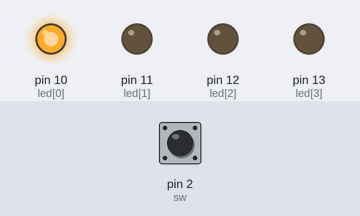
The sketch below on a simulated Arduino Uno, built with avr-gcc and run on an emulated ATmega328P. Parts: output pins drawn as LEDs (lit = HIGH). Inputs (shaded band) come from the test bench; at power-on: pin 2 (sw) HIGH.

Above: at 0.2 s.
At 1.2 s:
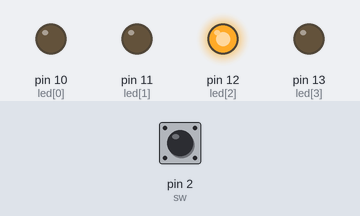
At 2.7 s:
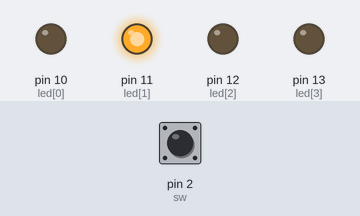
At 3.7 s:
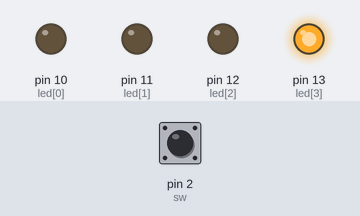
Timing chart, 0 to 4.6 s (numbered marks = the images above):
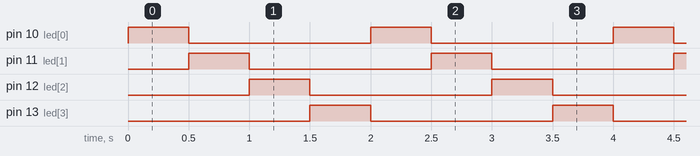

The sketch:

B122.ino
```cpp
const int sw=2;
const int led[]={10,11,12,13};
int i;
int j=0;
int val;
void setup()
{
  pinMode(sw,INPUT_PULLUP);
  for(i=0;i<4;i++)
  {
    pinMode(led[i],OUTPUT);
  }
}
void loop()
{
  val=digitalRead(sw);
  for(i=0;i<4;i++)
  {
    digitalWrite(led[i],LOW);
  }
  if(val==HIGH)
  {
    digitalWrite(led[j],HIGH);
    delay(500);
    if(j==3)
      j=0;
    else
      j=j+1;
  }
  else
  {
    digitalWrite(led[j],HIGH);
    delay(500);
    if(j==0)
       j=3;
    else
      j=j-1;
  }
}
```

Measured:
- by itself, pin 10 (led[0]), pin 11 (led[1]), pin 12 (led[2]), pin 13 (led[3]): alternates HIGH for 0.50 s and LOW for 1.5 s
- by itself, everything shown: repeats every 2.0 s, in 4 steps
